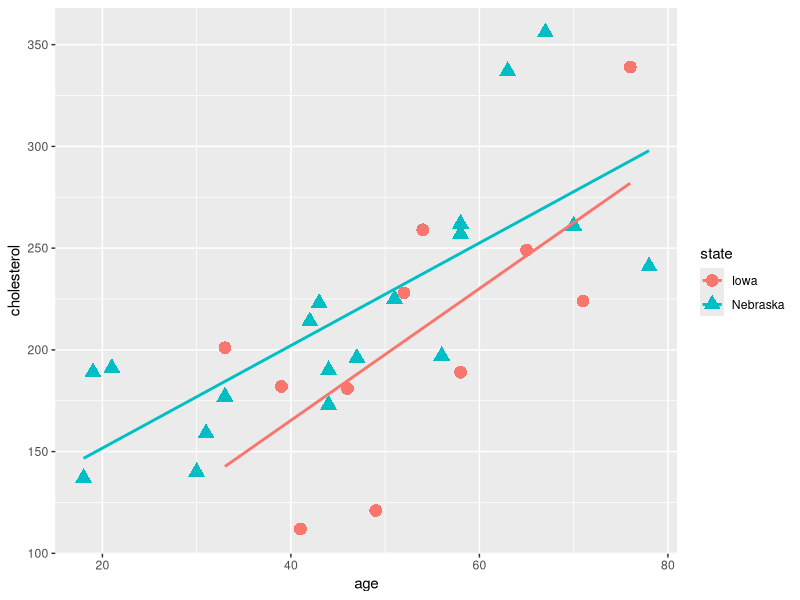
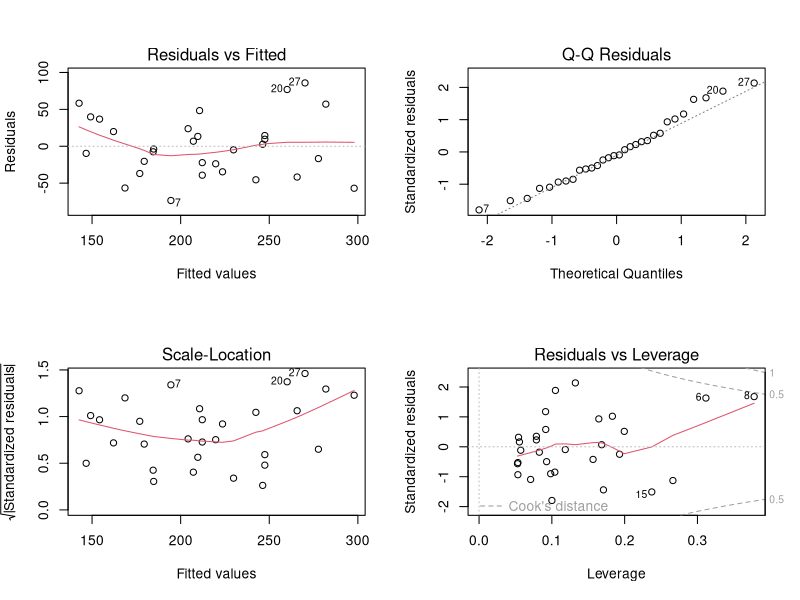

Here is the R script that generated these plots, in order:
## ---- chunk 1
library(readr)
chol <- read_table("cholesterol.tsv", 
    col_types = cols(age = col_double()))
summary(chol)
## ---- chunk 2
library(ggplot2)
ggplot(chol, aes(x=age, y=cholesterol, shape=state, color=state)) + 
  geom_point(size=4) +
  geom_smooth(method=lm, se = FALSE)
## ---- chunk 3
fit <- lm(cholesterol ~ age * state, data=chol)
summary(fit)
## ---- chunk 4
anova(fit)
## ---- chunk 5
par(mfrow=c(2, 2))
plot(fit)
## ---- chunk 6
fit1 <- lm(cholesterol ~ state, data=chol)
fit2 <- lm(cholesterol ~ state + age, data = chol)
anova(fit1, fit2)
## ---- chunk 7
library(MASS)
fit <- lm(cholesterol ~ age * state, data=chol)
step <- stepAIC(fit, direction = "backward")
